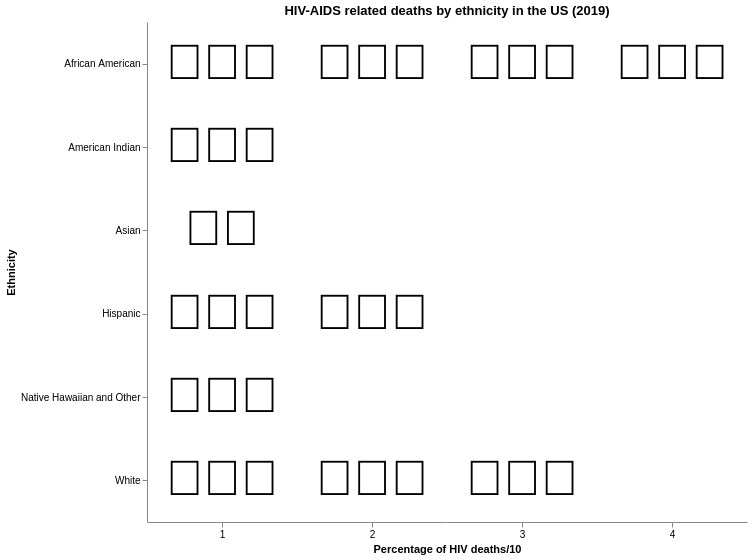

Source (Vega-Lite JSON):
### Vega-Lite specification from a JSON file in a GitHub repository (floating-point values rounded to 4 significant figures)
{"$schema": "https://vega.github.io/schema/vega-lite/v5.json", "config": {"view": {"stroke": ""}}, "width": 600, "height": 500, "data": {"values": [{"Ethnicity": "African American", "Percentage_with_HIV": 40.3}, {"Ethnicity": "African American", "Percentage_with_HIV": 40.3}, {"Ethnicity": "African American", "Percentage_with_HIV": 40.3}, {"Ethnicity": "African American", "Percentage_with_HIV": 40.3}, {"Ethnicity": "White", "Percentage_with_HIV": 28.5}, {"Ethnicity": "White", "Percentage_with_HIV": 28.5}, {"Ethnicity": "White", "Percentage_with_HIV": 28.5}, {"Ethnicity": "Hispanic", "Percentage_with_HIV": 24.7}, {"Ethnicity": "Hispanic", "Percentage_with_HIV": 24.7}, {"Ethnicity": "Asian", "Percentage_with_HIV": 1.5}, {"Ethnicity": "American Indian", "Percentage_with_HIV": 0.3}, {"Ethnicity": "Native Hawaiian and Other", "Percentage_with_HIV": 0.09}]}, "title": "HIV-AIDS related deaths by ethnicity in the US (2019)", "transform": [{"calculate": "{'African American': '🧑🏾🦱', 'White': '🧑🏻🦰', 'Hispanic': '👩🏻🦱', 'Asian': ' 👩🏻', 'American Indian': '👨🏽🦱', 'Native Hawaiian and Other': '👩🏽🦱'}[datum.Ethnicity]", "as": "emoji"}, {"window": [{"op": "rank", "as": "rank"}], "groupby": ["Ethnicity"]}], "mark": {"type": "text", "baseline": "middle"}, "encoding": {"x": {"field": "rank", "type": "ordinal", "title": "Percentage of HIV deaths/10", "axis": {"labelAngle": 0}}, "y": {"field": "Ethnicity", "type": "nominal"}, "text": {"field": "emoji", "type": "nominal"}, "size": {"value": 50}, "tooltip": [{"field": "Ethnicity", "type": "nominal", "title": "Ethnicity"}, {"field": "Percentage_with_HIV", "type": "quantitative", "title": "Percentage of HIV deaths"}]}}
